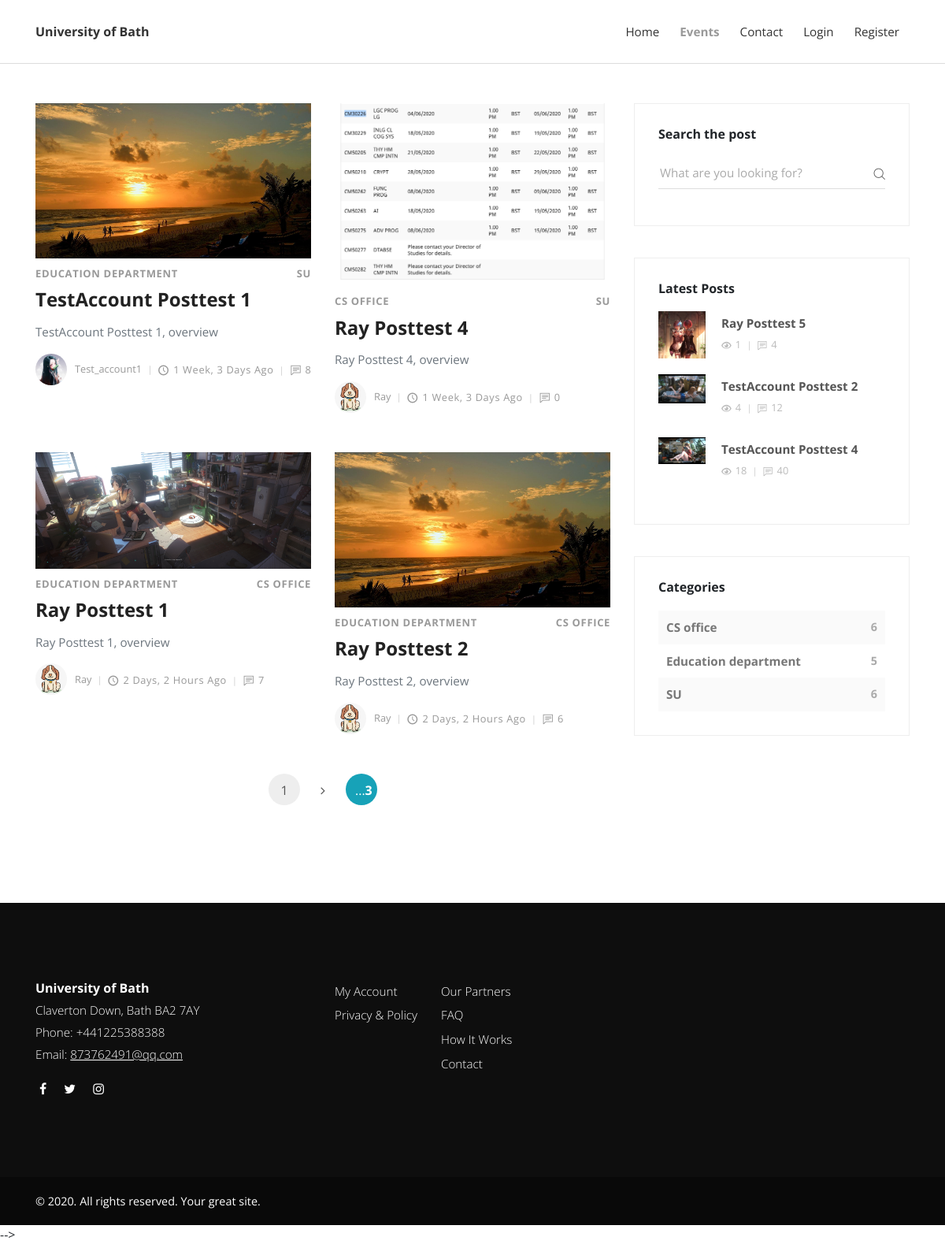
Screenshot of /blog/ with the database file from the repository.
### posts/models.py (models this page shows, shortened)
class Post(models.Model):
    categories = models.ManyToManyField(Category)
    title = models.CharField(max_length=100)
    overview = models.TextField()
    author = models.ForeignKey(Profile, on_delete=models.CASCADE)
    timestamp = models.DateTimeField(auto_now_add=True) # when it created
    comment_count = models.IntegerField(default=0)
    view_count = models.IntegerField(default=0)
    thumbnail = models.ImageField(default='default_thumbnail.jpeg')
    content = HTMLField()
    featured = models.BooleanField(default=True)
    previous_post = models.ForeignKey('self', related_name='previous', on_delete=models.SET_NULL, blank=True, null=True)
    next_post = models.ForeignKey('self', related_name='next', on_delete=models.SET_NULL, blank=True, null=True)
    def get_absolute_url(self):
        return reverse('post-detail', kwargs={
            'id': self.id
        })

class Category(models.Model):
    title = models.CharField(max_length=200)
    def __str__(self):
        return self.title

### users/models.py (models this page shows, shortened)
class Profile(models.Model):
    user = models.OneToOneField(User, on_delete=models.CASCADE)
    image = models.ImageField(default='default.svg', upload_to='profile_pics')

### posts/views.py (the view)
# urls.py: path('blog/', events, name='post-list'),
def events(request):
    category_count = get_category_count()
    most_recent = Post.objects.order_by('-timestamp')[:3]
    post_list = Post.objects.all()
    paginator = Paginator(post_list, 4)
    page_request_var = 'page'
    page = request.GET.get(page_request_var)
    try:
        paginated_queryset = paginator.page(page)
    except PageNotAnInteger:
        paginated_queryset = paginator.page(1)
    except EmptyPage:
        paginated_queryset = paginator.page(paginator.num_pages)
    context = {
        'queryset': paginated_queryset,
        'page_request_var': page_request_var,
        'most_recent': most_recent,
        'category_count': category_count
    }
    return render(request, 'events.html', context)

### posts/views.py (called while the page is built)
def get_category_count():
    queryset = Post.objects.values('categories__title').annotate(Count('categories__title'))
    return queryset

### templates/events.html (shortened to what this page needs)
{% extends "base.html"%}
{% load static %}
{% block content %}
    <div class="container">
      <div class="row">
        <main class="posts-listing col-lg-8">
          <div class="container">
            <div class="row">
              {% for post in queryset %}
              <div class="post col-xl-6">
                <div class="post-thumbnail"><a href="{{post.get_absolute_url}}"><img src="{{post.thumbnail.url}}" alt="..." class="img-fluid"></a></div>
                <div class="post-details">
                  <div class="post-meta d-flex justify-content-between">
                    {% for cat in post.categories.all %}
                    <div class="category"><a href="#">{{cat}}</a></div>
                    {% endfor %}
                  </div><a href="{{post.get_absolute_url}}">
                    <h3 class="h4">{{post.title}}</h3></a>
                  <p class="text-muted">{{post.overview}}</p>
                  <footer class="post-footer d-flex align-items-center">
                    <a href="{% url 'user-posts' post.author_id %}" class="author d-flex align-items-center flex-wrap">
                      <div class="avatar"><img src="{{post.author.image.url}}" alt="..." class="img-fluid"></div>
                      <div class="title"><span>{{post.author.user}}</span></div>
                    </a>
                    <div class="date"><i class="icon-clock"></i>{{post.timestamp|timesince}} ago</div>
                    <div class="comments meta-last"><i class="icon-comment"></i>{{post.comment_count}}</div>
                  </footer>
                </div>
              </div>
              {% endfor %}
            </div>
            <nav aria-label="Page navigation example">
              <ul class="pagination pagination-template d-flex justify-content-center">
                <li class="page-item"><a href="?{{page_request_var}}={{queryset.number}}" class="page-link active">{{queryset.number}}</a></li>
                {% if queryset.has_next %}
                  <li class="page-item"><a href="?{{page_request_var}}={{queryset.next_page_number}}" class="page-link"> <i class="fa fa-angle-right"></i></a></li>
                  <li class="page-item"><a href="?{{page_request_var}}={{queryset.paginator.num_pages}}"  class="btn btn-outline-info mb-4 page-link active">...<strong>{{queryset.paginator.num_pages}}</strong></a></li>
                {% endif %}
              </ul>
            </nav>
          </div>
        </main>
        {% include 'sidebar.html' with most_recent=most_recent category_count=category_count %}
      </div>
    </div>
{% endblock content %}

### templates/sidebar.html
        <aside class="col-lg-4">
          <div class="widget search">
            <header>
              <h3 class="h6">Search the post</h3>
            </header>
            <form action="{% url 'search' %}" class="search-form">
              <div class="form-group">
                <input type="text" name="q" placeholder="What are you looking for?">
                <button type="submit" class="submit"><i class="icon-search"></i></button>
              </div>
            </form>
          </div>
          <div class="widget latest-posts">
            <header>
              <h3 class="h6">Latest Posts</h3>
            </header>
            <div class="blog-posts">
              {% for post in most_recent %}
              <a href="{{post.get_absolute_url}}">
                <div class="item d-flex align-items-center">
                  <div class="image"><img src="{{post.thumbnail.url}}" alt="..." class="img-fluid"></div>
                  <div class="title"><strong>{{post.title}}</strong>
                    <div class="d-flex align-items-center">
                      <div class="views"><i class="icon-eye"></i>{{post.view_count}}</div>
                      <div class="comments"><i class="icon-comment"></i>{{post.comment_count}}</div>
                    </div>
                  </div>
                </div>
              </a>
              {% endfor %}
            </div>
          </div>
          <div class="widget categories">
            <header>
              <h3 class="h6">Categories</h3>
            </header>
            {% for cat in category_count %}
            <div class="item d-flex justify-content-between">
              <a href="#">{{cat.categories__title}}</a><span>{{cat.categories__title__count}}</span>
            </div>
            {% endfor %}
          </div>
        </aside>

### rows the page displays
Post: thumbnail (placeholder picture), title "TestAccount Posttest 1", overview "TestAccount Posttest 1, overview", author.image (picture), author.user "Test_account1", timestamp "1 Week, 3 Days", comment_count "8"
Category: title "EDUCATION DEPARTMENT"
Category: title "SU"
Post: thumbnail (picture), title "Ray Posttest 4", overview "Ray Posttest 4, overview", author.image (picture), author.user "Ray", timestamp "1 Week, 3 Days", comment_count "0"
Category: title "CS OFFICE"
Post: thumbnail (picture), title "Ray Posttest 1", overview "Ray Posttest 1, overview", author.image (picture), author.user "Ray", timestamp "2 Days, 2 Hours", comment_count "7"
Post: thumbnail (placeholder picture), title "Ray Posttest 2", overview "Ray Posttest 2, overview", author.image (picture), author.user "Ray", timestamp "2 Days, 2 Hours", comment_count "6"
Post: thumbnail (picture), title "Ray Posttest 5", view_count "1", comment_count "4"
Post: thumbnail (picture), title "TestAccount Posttest 2", view_count "4", comment_count "12"
Post: thumbnail (picture), title "TestAccount Posttest 4", view_count "18", comment_count "40"

### other values shown
{{ queryset.number }} "1"
{{ queryset.paginator.num_pages }} "3"
{{ cat.categories__title }} "CS office" "Education department" "SU"
{{ cat.categories__title__count }} "6" "5" "6"
